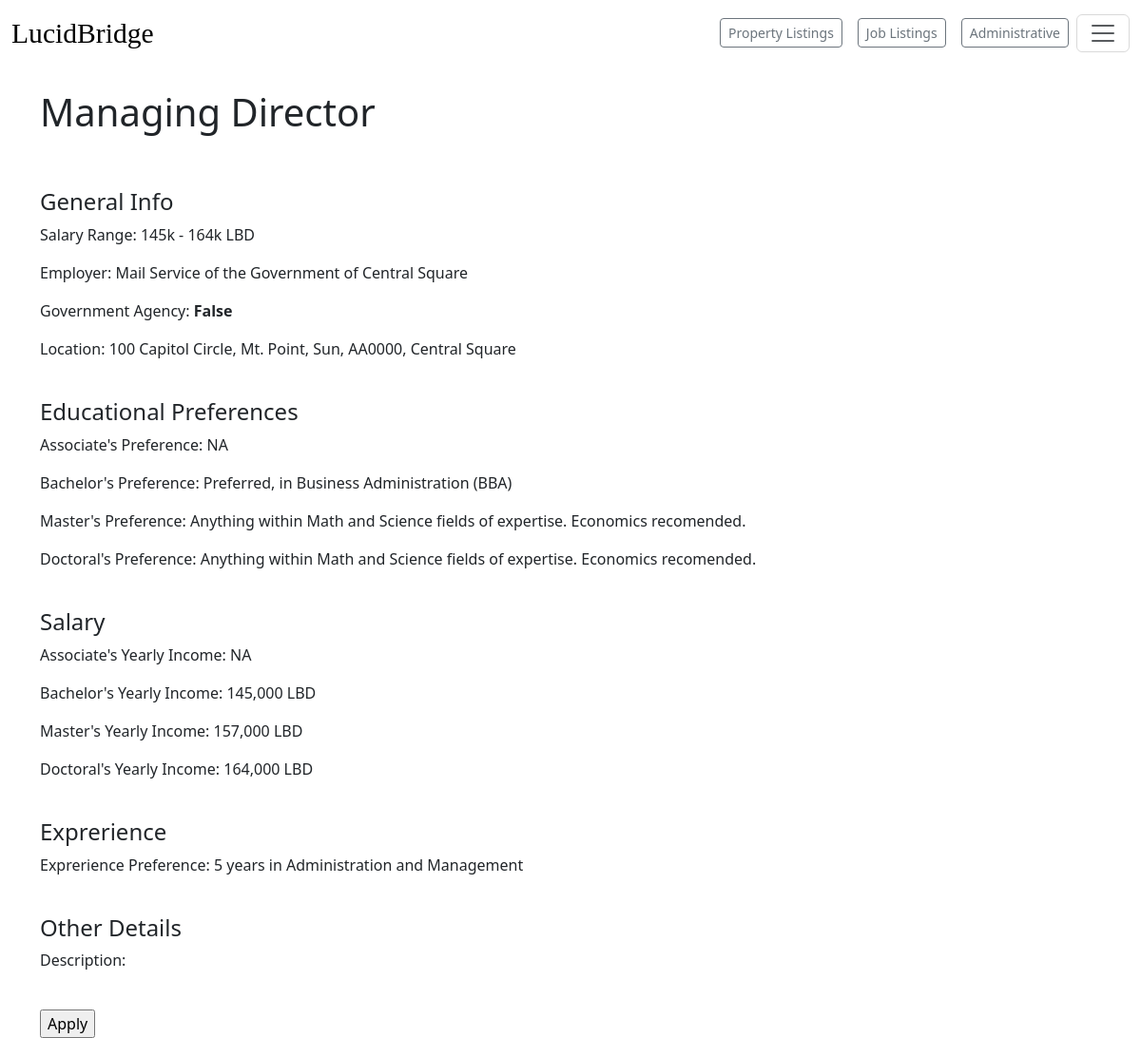
Page /listing/jobdetail/1 on the earlier database version.
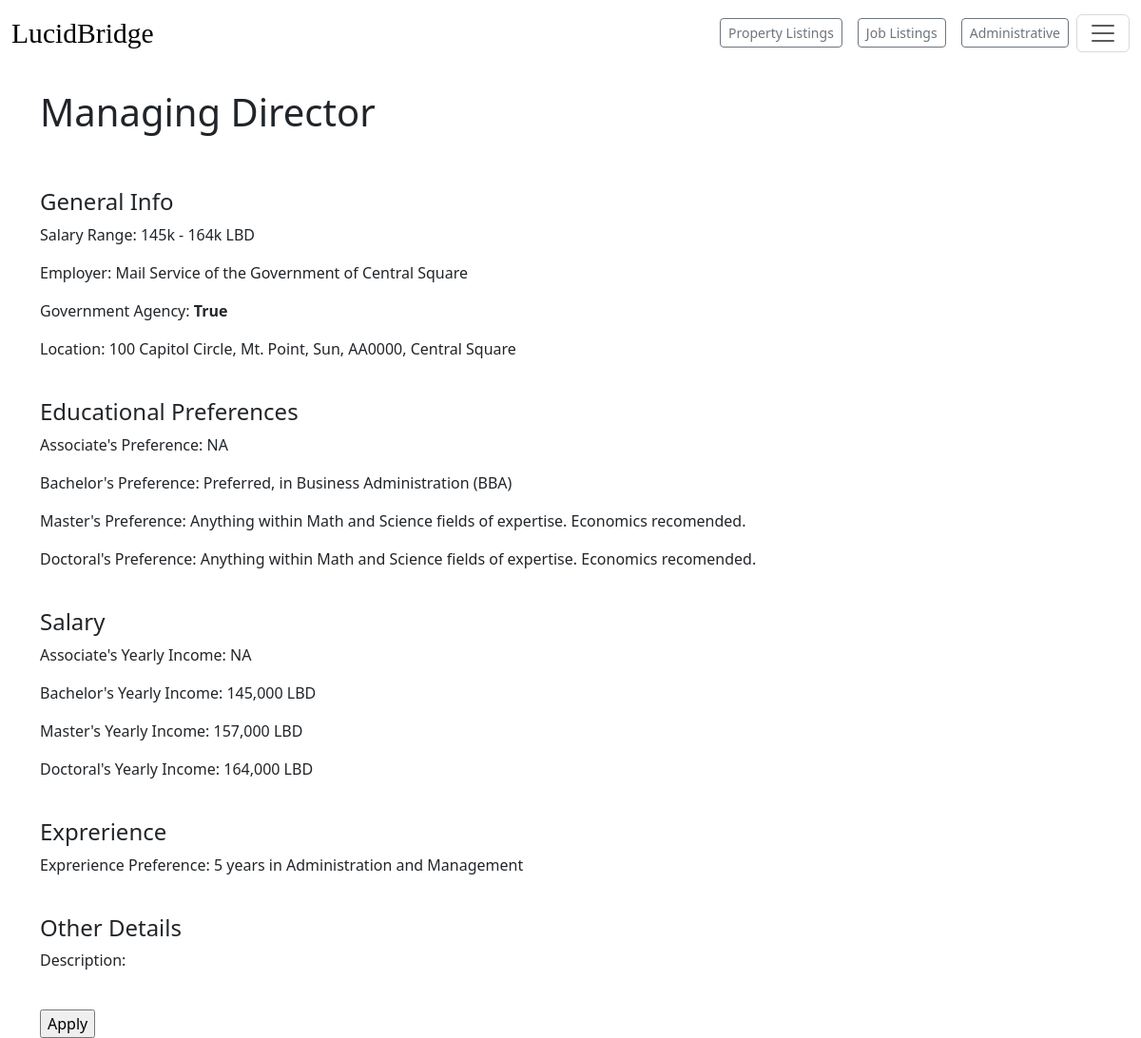
Same page on the later database version.
### jobs/models.py (models this page shows, shortened)
class Job(models.Model):
    created_at = models.DateTimeField(auto_now_add=True, blank=True)
    Listing_Name = models.CharField(max_length=250)
    Employer = models.CharField(max_length=250)
    Government_Agency = models.BooleanField(blank=True)
    Salary = models.CharField(max_length=50, blank=True)
    Bachelors = models.CharField(max_length=500, blank=True)
    Associate = models.CharField(max_length=500, blank=True)
    Masters = models.CharField(max_length=500, blank=True)
    Doctoral = models.CharField(max_length=500, blank=True)
    Bachelors_Pay = models.CharField(max_length=500, blank=True)
    Associate_Pay = models.CharField(max_length=500, blank=True)
    Masters_Pay = models.CharField(max_length=500, blank=True)
    Doctoral_Pay = models.CharField(max_length=500, blank=True)
    Experience = models.CharField(max_length=500, blank=True, help_text='Number of years in experience.')
    Title = models.CharField(max_length=500, blank=True)
    Location_Local = models.CharField(max_length=500, blank=True, help_text='Street')
    Location_Broad = models.CharField(max_length=500, blank=True,help_text=' City, State, Zip, Territory')

### payments/views.py (the view)
# urls.py: path('jobdetail/<int:pk>', views.jobdetail, name='jobdetail'),
def jobdetail(request, pk):
    jobs = Job.objects.get(pk=pk)
    return render(request, 'jobdetail.html', {'job': jobs})

### payments/templates/jobdetail.html (shortened to what this page needs)
{% extends "base.html" %}
{% block content %}
<br>
<h1>{{ job.Title }}</h1>
<br>
<br>
<h4>General Info</h4>
    <p>Salary Range: {{ job.Salary }} LBD</p>
    <p>Employer: {{ job.Employer }}</p>
    <p>Government Agency: <b>{{ job.Government_Agency }}</b></p>
    <p>Location: {{ job.Location_Local }}, {{job.Location_Broad}}</p>
    <br>
    <H4>Educational Preferences</H4>
    <p>Associate's Preference: {{ job.Associate }} </p
    <p>Bachelor's Preference: {{ job.Bachelors }} </p>
    <p>Master's Preference: {{ job.Masters }} </p>
    <p>Doctoral's Preference: {{ job.Doctoral }} </p>
    <br>
    <H4>Salary</H4>
    <p>Associate's Yearly Income: {{ job.Associate_Pay }} </p>
    <p>Bachelor's Yearly Income: {{ job.Bachelors_Pay }} </p>
    <p>Master's Yearly Income: {{ job.Masters_Pay }} </p>
    <p>Doctoral's Yearly Income: {{ job.Doctoral_Pay }} </p>
<br>
<h4>Exprerience</h4>
<p>Exprerience Preference: {{ job.Experience }} </p>
<br>
<h4>Other Details</h4>
    <p>Description: {{ listing.back_description }}</p>
    <br>
<form method="post" action="/listing/buy">
    <input type="submit" value="Apply">
  </form>
  {% endblock %}

Differences in the rows shown:
changed Job "Managing Director": Government_Agency "False" → "True"
